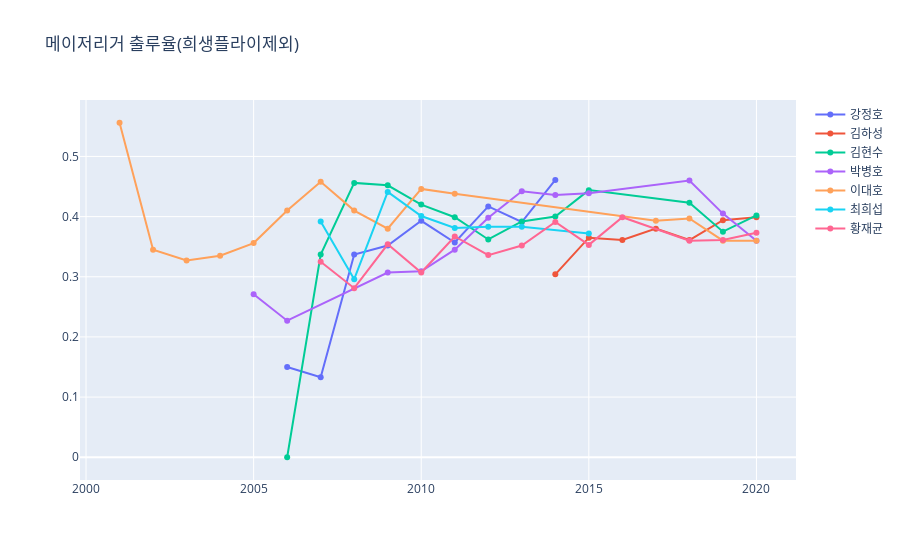

Write notebook code for a chart like this one.
### Code cell
# 출루율 = (안타 + 볼넷 + 몸에맞는볼) / (타수 + 볼넷 + 몸에맞는볼 + 희생플라이)
# 희생플라이 데이터가 없다.... (일단 제외하고 계산)

fig = go.Figure()
columns = ['연도', '안타', '볼넷', '사구', '타수']

for idx, name in enumerate(hitter_majorleaguer['Name']):
    player = korean_majorleaguer_dict[name][columns]
    y_ = [round((int(player.iloc[idx]['안타'])+int(player.iloc[idx]['볼넷'])+int(player.iloc[idx]['사구'])) /
                               (int(player.iloc[idx]['타수'])+int(player.iloc[idx]['볼넷'])+int(player.iloc[idx]['사구'])), 3) for idx in range(player.shape[0]-1)]
    
    fig.add_trace(go.Scatter(x=player['연도'][:-1].astype(int),
                            y=y_,
                            hovertemplate=name+'(%{y})',
                            name=name))
    
fig.update_layout(title='메이저리거 출루율(희생플라이제외)')
fig.show()

### Figure 1 — Plotly figure (JSON) as saved in the notebook; plotly's stock layout.template omitted (floating-point values rounded to 4 significant figures)
{"data": [{"hovertemplate": "강정호(%{y})", "name": "강정호", "type": "scatter", "x": [2006, 2007, 2008, 2009, 2010, 2011, 2012, 2013, 2014], "y": [0.15, 0.133, 0.337, 0.352, 0.393, 0.357, 0.417, 0.391, 0.461]}, {"hovertemplate": "김하성(%{y})", "name": "김하성", "type": "scatter", "x": [2014, 2015, 2016, 2017, 2018, 2019, 2020], "y": [0.304, 0.365, 0.361, 0.38, 0.361, 0.394, 0.399]}, {"hovertemplate": "김현수(%{y})", "name": "김현수", "type": "scatter", "x": [2006, 2007, 2008, 2009, 2010, 2011, 2012, 2013, 2014, 2015, 2018, 2019, 2020], "y": [0, 0.337, 0.456, 0.452, 0.42, 0.399, 0.362, 0.392, 0.4, 0.444, 0.423, 0.375, 0.402]}, {"hovertemplate": "박병호(%{y})", "name": "박병호", "type": "scatter", "x": [2005, 2006, 2009, 2010, 2011, 2012, 2013, 2014, 2015, 2018, 2019, 2020], "y": [0.271, 0.227, 0.307, 0.309, 0.345, 0.398, 0.442, 0.436, 0.439, 0.46, 0.405, 0.36]}, {"hovertemplate": "이대호(%{y})", "name": "이대호", "type": "scatter", "x": [2001, 2002, 2003, 2004, 2005, 2006, 2007, 2008, 2009, 2010, 2011, 2017, 2018, 2019, 2020], "y": [0.556, 0.345, 0.327, 0.335, 0.356, 0.41, 0.458, 0.41, 0.38, 0.446, 0.438, 0.393, 0.397, 0.36, 0.36]}, {"hovertemplate": "최희섭(%{y})", "name": "최희섭", "type": "scatter", "x": [2007, 2008, 2009, 2010, 2011, 2012, 2013, 2015], "y": [0.392, 0.296, 0.441, 0.401, 0.381, 0.383, 0.383, 0.372]}, {"hovertemplate": "황재균(%{y})", "name": "황재균", "type": "scatter", "x": [2007, 2008, 2009, 2010, 2011, 2012, 2013, 2014, 2015, 2016, 2018, 2019, 2020], "y": [0.325, 0.281, 0.354, 0.307, 0.367, 0.336, 0.352, 0.391, 0.353, 0.399, 0.36, 0.361, 0.373]}], "layout": {"title": {"text": "메이저리거 출루율(희생플라이제외)"}}}
